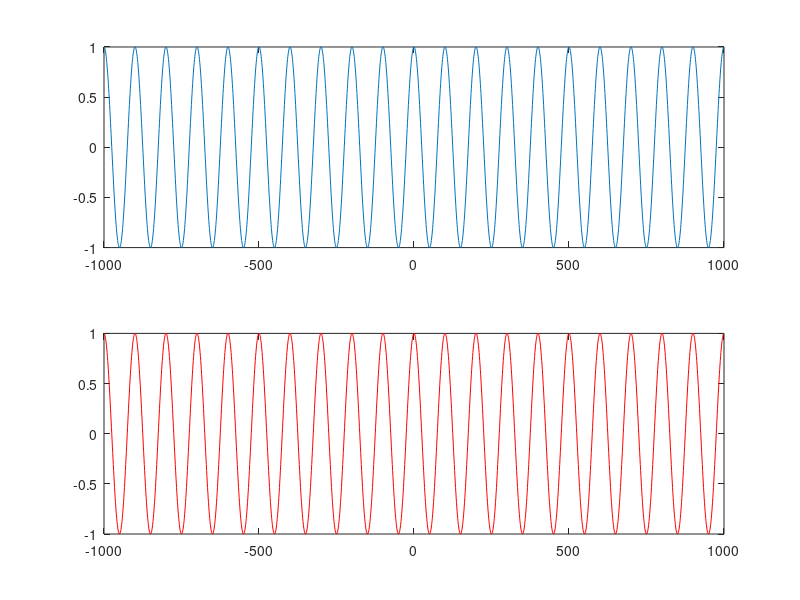

Write MATLAB code to recreate this figure.
n=-1000:1000;
x=exp(j*2*pi*0.01*n);
subplot (2,1,1)
plot (n, real(x))
y= exp(j*2*pi*2.01*n);
hold
subplot (2,1,2)
plot (n,real(y), 'r')
